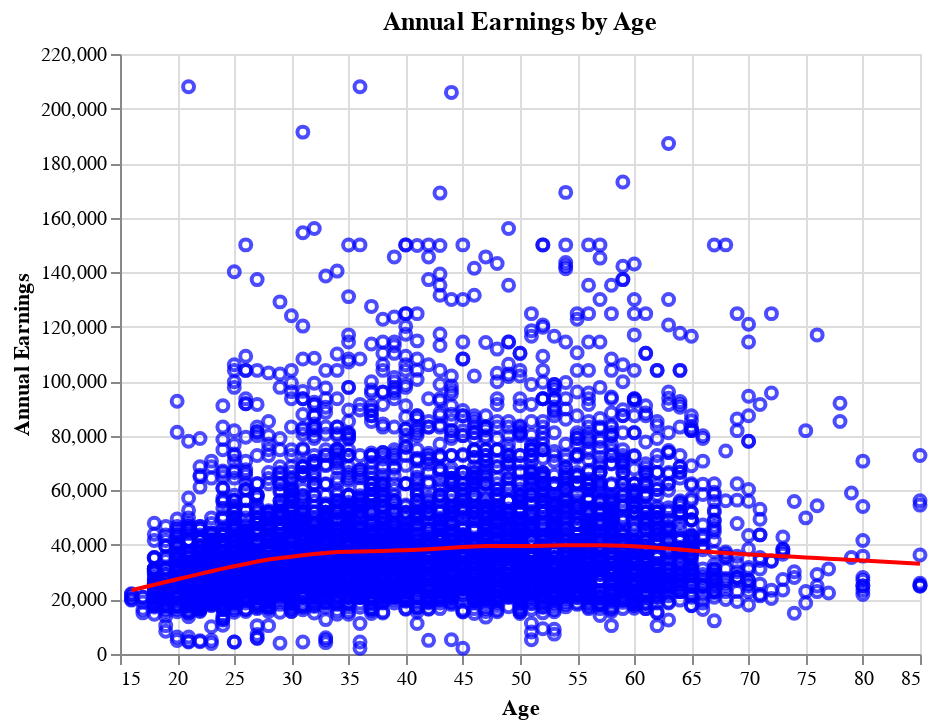

Source (notebook cell):
### Markdown cell above
## Exercise 3
### Plot a non-linear regression of annual_earnings on age

### Code cell
import altair as alt
alt.data_transformers.disable_max_rows()
#plot a non-linear regression of annual_earnings on age
# change the size of the plot
alt.renderers.set_embed_options(actions=False, width=600, height=400)
base = alt.Chart(
    cps,title = "Annual Earnings by Age").mark_point(
    color="blue").encode(
    x=alt.X("age", title="Age",scale=alt.Scale(zero=False)),
    y=alt.Y("annual_earnings", title="Annual Earnings", scale=alt.Scale(zero=False)),
    )
base.configure_axis(labelFontSize=20, titleFontSize=20)
fit = base.transform_loess("age", "annual_earnings").mark_line(color="red")
base + fit

### Figure 1 — Vega-Lite specification as saved in the notebook (floating-point values rounded to 4 significant figures; data arrays with more than 128 entries replaced by an {"elided": "..."} marker saying what was removed)
{"config": {"view": {"continuousWidth": 400, "continuousHeight": 300}}, "layer": [{"mark": {"type": "point", "color": "blue"}, "encoding": {"x": {"field": "age", "scale": {"zero": false}, "title": "Age", "type": "quantitative"}, "y": {"field": "annual_earnings", "scale": {"zero": false}, "title": "Annual Earnings", "type": "quantitative"}}, "title": "Annual Earnings by Age"}, {"mark": {"type": "line", "color": "red"}, "encoding": {"x": {"field": "age", "scale": {"zero": false}, "title": "Age", "type": "quantitative"}, "y": {"field": "annual_earnings", "scale": {"zero": false}, "title": "Annual Earnings", "type": "quantitative"}}, "title": "Annual Earnings by Age", "transform": [{"loess": "annual_earnings", "on": "age"}]}], "data": {"name": "data-f687d60656c440dc22f09ddfdda17933"}, "$schema": "https://vega.github.io/schema/vega-lite/v4.17.0.json", "datasets": {"data-f687d60656c440dc22f09ddfdda17933": {"elided": "11150 records"}}}
